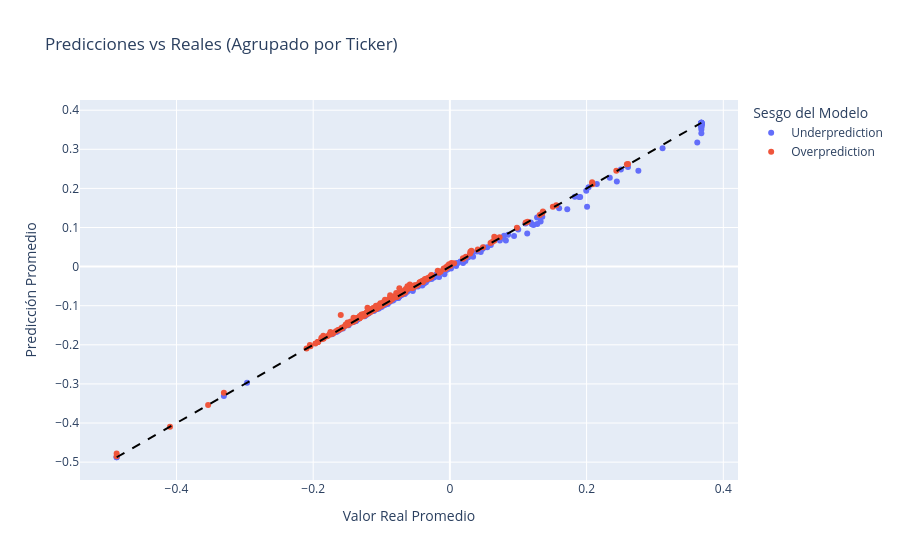

The cell this chart's notebook holds for it:
### Markdown cell above
Se generan 2 clusters segun las predicciones:
* Overprediction: si los residuos son mayores o iguales a cero.
*  Underprediction: si los residuos son menores a cero.

### Code cell
# Se dividen los datos para predecir el valor de la última fecha disponible para cada ticker en el conjunto de test
X_train = X.iloc[:-len(df['Ticker'].unique())]  # Todos menos la última fecha de cada ticker
y_train = y.iloc[:-len(df['Ticker'].unique())]
X_test = X.iloc[-len(df['Ticker'].unique()):]   # Solo la última fecha de cada ticker
y_test = y.iloc[-len(df['Ticker'].unique()):]

# Recuperar el ticker usando el indice de y_test
tickers_test = df.loc[y_test.index, 'Ticker']

# Predicciones en el conjunto de test
y_pred = pipe.predict(X_test)

# Consolidar resultados individuales en un DataFrame
resultados_df = pd.DataFrame({
    'Ticker': tickers_test,
    'Predicho': y_pred,
    'Real': y_test
})

# Calcular el residuo para cada predicción
resultados_df['Residuo'] = resultados_df['Predicho'] - resultados_df['Real']

# Agrupar por ticker
resultados_agrupados = resultados_df.groupby('Ticker')[['Predicho', 'Real', 'Residuo']].mean()

# Generar el Cluster sobre el promedio de los residuos
resultados_agrupados['Cluster'] = ['Overprediction' if r >= 0 else 'Underprediction' 
                                   for r in resultados_agrupados['Residuo']]

# Visualizar
fig = px.scatter(
    resultados_agrupados, 
    x='Real', 
    y='Predicho', 
    color='Cluster',
    hover_name=resultados_agrupados.index, 
    labels={'Real':'Valor Real Promedio', 'Predicho':'Predicción Promedio', 'Cluster':'Sesgo del Modelo'},
    title='Predicciones vs Reales (Agrupado por Ticker)'
)

# Línea de identidad perfecta
min_val = resultados_agrupados['Real'].min()
max_val = resultados_agrupados['Real'].max()
fig.add_shape(type='line', x0=min_val, y0=min_val, x1=max_val, y1=max_val,
              line=dict(color='black', dash='dash', width=2))
fig.show()

# Estadísticas por cluster a nivel Ticker
over_mask = resultados_agrupados['Cluster'] == 'Overprediction'
under_mask = resultados_agrupados['Cluster'] == 'Underprediction'

print("\nEstadísticas por cluster (a nivel de Ticker):")
print(f"Overprediction: {over_mask.sum()} tickers, residuo medio global: {resultados_agrupados.loc[over_mask, 'Residuo'].mean():.4f}")
print(f"Underprediction: {under_mask.sum()} tickers, residuo medio global: {resultados_agrupados.loc[under_mask, 'Residuo'].mean():.4f}")

### Figure 1 — Plotly figure (JSON) as saved in the notebook; plotly's stock layout.template omitted (floating-point values rounded to 4 significant figures; data arrays with more than 128 entries replaced by an {"elided": "..."} marker saying what was removed)
{"data": [{"hovertemplate": "<b>%{hovertext}</b><br><br>Sesgo del Modelo=Underprediction<br>Valor Real Promedio=%{x}<br>Predicción Promedio=%{y}<extra></extra>", "hovertext": {"elided": "202 str values"}, "legendgroup": "Underprediction", "marker": {"color": "#636efa", "symbol": "circle"}, "mode": "markers", "name": "Underprediction", "orientation": "v", "showlegend": true, "type": "scatter", "x": {"elided": "202 float values"}, "xaxis": "x", "y": {"elided": "202 float values"}, "yaxis": "y"}, {"hovertemplate": "<b>%{hovertext}</b><br><br>Sesgo del Modelo=Overprediction<br>Valor Real Promedio=%{x}<br>Predicción Promedio=%{y}<extra></extra>", "hovertext": {"elided": "251 str values"}, "legendgroup": "Overprediction", "marker": {"color": "#EF553B", "symbol": "circle"}, "mode": "markers", "name": "Overprediction", "orientation": "v", "showlegend": true, "type": "scatter", "x": {"elided": "251 float values"}, "xaxis": "x", "y": {"elided": "251 float values"}, "yaxis": "y"}], "layout": {"legend": {"title": {"text": "Sesgo del Modelo"}, "tracegroupgap": 0}, "shapes": [{"line": {"color": "black", "dash": "dash", "width": 2}, "type": "line", "x0": -0.4875, "x1": 0.3679, "y0": -0.4875, "y1": 0.3679}], "title": {"text": "Predicciones vs Reales (Agrupado por Ticker)"}, "xaxis": {"anchor": "y", "domain": [0, 1], "title": {"text": "Valor Real Promedio"}}, "yaxis": {"anchor": "x", "domain": [0, 1], "title": {"text": "Predicción Promedio"}}}}
